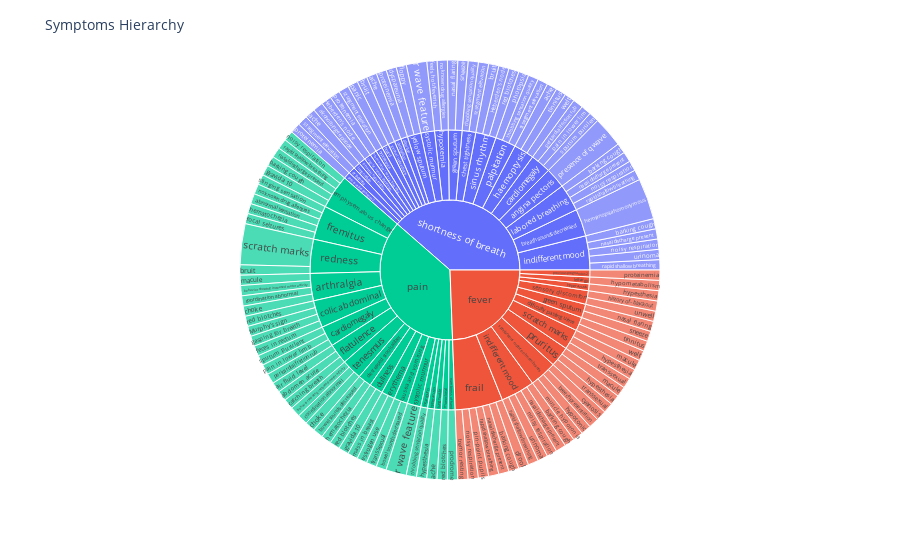

Source (notebook cell):
### Code cell
fig = px.sunburst(df, path=['root', 'l1', 'l2'], values='size', color='root')
fig.update_layout(title_text="Symptoms Hierarchy", font_size=10)
fig.show()

### Figure 1 — Plotly figure (JSON) as saved in the notebook; plotly's stock layout.template omitted (floating-point values rounded to 4 significant figures; data arrays with more than 128 entries replaced by an {"elided": "..."} marker saying what was removed)
{"data": [{"branchvalues": "total", "customdata": {"elided": "173x1 str values"}, "domain": {"x": [0, 1], "y": [0, 1]}, "hovertemplate": "labels=%{label}<br>size=%{value}<br>parent=%{parent}<br>id=%{id}<br>root=%{customdata[0]}<extra></extra>", "ids": {"elided": "173 str values"}, "labels": {"elided": "173 str values"}, "marker": {"colors": {"elided": "173 str values"}}, "name": "", "parents": {"elided": "173 str values"}, "type": "sunburst", "values": {"elided": "173 int values"}}], "layout": {"font": {"size": 10}, "legend": {"tracegroupgap": 0}, "margin": {"t": 60}, "title": {"text": "Symptoms Hierarchy"}}}
